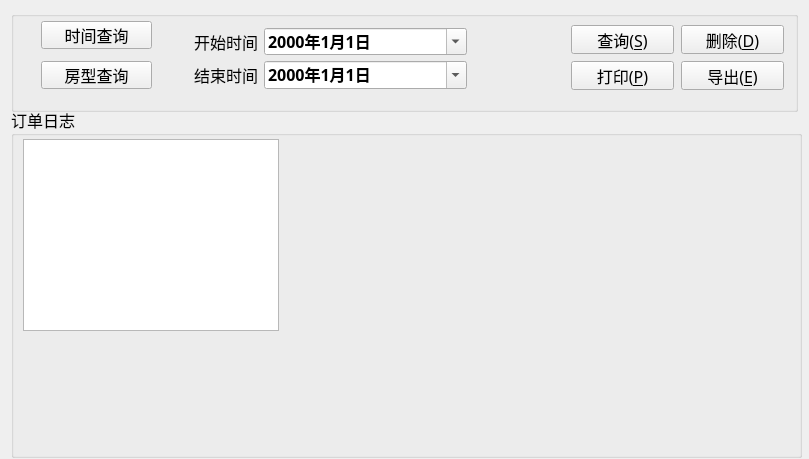
<?xml version="1.0" encoding="UTF-8"?>
<ui version="4.0">
 <class>Orderblog</class>
 <widget class="QWidget" name="Orderblog">
  <property name="geometry">
   <rect>
    <x>0</x>
    <y>0</y>
    <width>809</width>
    <height>459</height>
   </rect>
  </property>
  <property name="windowTitle">
   <string>Form</string>
  </property>
  <widget class="QGroupBox" name="gboxTop">
   <property name="geometry">
    <rect>
     <x>11</x>
     <y>11</y>
     <width>787</width>
     <height>101</height>
    </rect>
   </property>
   <property name="font">
    <font>
     <family>楷体</family>
     <pointsize>12</pointsize>
    </font>
   </property>
   <property name="title">
    <string/>
   </property>
   <widget class="QPushButton" name="btnSelect">
    <property name="geometry">
     <rect>
      <x>560</x>
      <y>14</y>
      <width>103</width>
      <height>29</height>
     </rect>
    </property>
    <property name="cursor">
     <cursorShape>ArrowCursor</cursorShape>
    </property>
    <property name="text">
     <string>查询(&amp;S)</string>
    </property>
    <property name="icon">
     <iconset>
      <normaloff>:/image/select.png</normaloff>:/image/select.png</iconset>
    </property>
    <property name="iconSize">
     <size>
      <width>20</width>
      <height>20</height>
     </size>
    </property>
   </widget>
   <widget class="QPushButton" name="btnDelete">
    <property name="geometry">
     <rect>
      <x>670</x>
      <y>14</y>
      <width>103</width>
      <height>29</height>
     </rect>
    </property>
    <property name="cursor">
     <cursorShape>ArrowCursor</cursorShape>
    </property>
    <property name="text">
     <string>删除(&amp;D)</string>
    </property>
    <property name="icon">
     <iconset>
      <normaloff>:/image/delete.png</normaloff>:/image/delete.png</iconset>
    </property>
    <property name="iconSize">
     <size>
      <width>20</width>
      <height>20</height>
     </size>
    </property>
   </widget>
   <widget class="QPushButton" name="btnPrint">
    <property name="geometry">
     <rect>
      <x>560</x>
      <y>50</y>
      <width>103</width>
      <height>29</height>
     </rect>
    </property>
    <property name="cursor">
     <cursorShape>ArrowCursor</cursorShape>
    </property>
    <property name="text">
     <string>打印(&amp;P)</string>
    </property>
    <property name="icon">
     <iconset>
      <normaloff>:/image/print.png</normaloff>:/image/print.png</iconset>
    </property>
    <property name="iconSize">
     <size>
      <width>20</width>
      <height>20</height>
     </size>
    </property>
   </widget>
   <widget class="QPushButton" name="btnExcel">
    <property name="geometry">
     <rect>
      <x>670</x>
      <y>50</y>
      <width>103</width>
      <height>29</height>
     </rect>
    </property>
    <property name="cursor">
     <cursorShape>ArrowCursor</cursorShape>
    </property>
    <property name="toolTip">
     <string>功能开发中</string>
    </property>
    <property name="text">
     <string>导出(&amp;E)</string>
    </property>
    <property name="icon">
     <iconset>
      <normaloff>:/image/excel.png</normaloff>:/image/excel.png</iconset>
    </property>
    <property name="iconSize">
     <size>
      <width>20</width>
      <height>20</height>
     </size>
    </property>
   </widget>
   <widget class="QStackedWidget" name="stackedWidget">
    <property name="geometry">
     <rect>
      <x>170</x>
      <y>0</y>
      <width>381</width>
      <height>91</height>
     </rect>
    </property>
    <property name="currentIndex">
     <number>1</number>
    </property>
    <widget class="QWidget" name="roompage">
     <layout class="QGridLayout" name="gridLayout_2">
      <item row="0" column="0">
       <widget class="QCheckBox" name="btn_oneroom">
        <property name="text">
         <string>单人房</string>
        </property>
       </widget>
      </item>
      <item row="0" column="1">
       <widget class="QCheckBox" name="btn_tworoom">
        <property name="text">
         <string>双人房</string>
        </property>
       </widget>
      </item>
      <item row="0" column="2">
       <widget class="QCheckBox" name="btn_bigroom">
        <property name="text">
         <string>大床房</string>
        </property>
       </widget>
      </item>
      <item row="1" column="0">
       <widget class="QCheckBox" name="btn_exeroom">
        <property name="text">
         <string>行政房</string>
        </property>
       </widget>
      </item>
      <item row="1" column="1">
       <widget class="QCheckBox" name="btn_delroom">
        <property name="text">
         <string>豪华房</string>
        </property>
       </widget>
      </item>
      <item row="1" column="2">
       <widget class="QComboBox" name="roomBox">
        <property name="editable">
         <bool>true</bool>
        </property>
        <item>
         <property name="text">
          <string>其他房型</string>
         </property>
        </item>
       </widget>
      </item>
     </layout>
    </widget>
    <widget class="QWidget" name="timepage">
     <widget class="QWidget" name="layoutWidget">
      <property name="geometry">
       <rect>
        <x>13</x>
        <y>17</y>
        <width>273</width>
        <height>61</height>
       </rect>
      </property>
      <layout class="QFormLayout" name="formLayout">
       <item row="0" column="0">
        <widget class="QLabel" name="labTimeStart">
         <property name="text">
          <string>开始时间</string>
         </property>
        </widget>
       </item>
       <item row="0" column="1">
        <widget class="QDateEdit" name="dateStart">
         <property name="enabled">
          <bool>true</bool>
         </property>
         <property name="font">
          <font>
           <family>楷体</family>
           <pointsize>12</pointsize>
           <weight>75</weight>
           <italic>false</italic>
           <bold>true</bold>
           <kerning>true</kerning>
          </font>
         </property>
         <property name="focusPolicy">
          <enum>Qt::WheelFocus</enum>
         </property>
         <property name="contextMenuPolicy">
          <enum>Qt::DefaultContextMenu</enum>
         </property>
         <property name="inputMethodHints">
          <set>Qt::ImhPreferNumbers</set>
         </property>
         <property name="frame">
          <bool>true</bool>
         </property>
         <property name="accelerated">
          <bool>false</bool>
         </property>
         <property name="keyboardTracking">
          <bool>true</bool>
         </property>
         <property name="displayFormat">
          <string>yyyy年M月d日</string>
         </property>
         <property name="calendarPopup">
          <bool>true</bool>
         </property>
        </widget>
       </item>
       <item row="1" column="0">
        <widget class="QLabel" name="labTimeEnd">
         <property name="text">
          <string>结束时间</string>
         </property>
        </widget>
       </item>
       <item row="1" column="1">
        <widget class="QDateEdit" name="dateEnd">
         <property name="font">
          <font>
           <family>楷体</family>
           <pointsize>12</pointsize>
           <weight>75</weight>
           <italic>false</italic>
           <bold>true</bold>
           <kerning>true</kerning>
          </font>
         </property>
         <property name="displayFormat">
          <string>yyyy年M月d日</string>
         </property>
         <property name="calendarPopup">
          <bool>true</bool>
         </property>
        </widget>
       </item>
      </layout>
     </widget>
    </widget>
   </widget>
   <widget class="QPushButton" name="btn_time">
    <property name="geometry">
     <rect>
      <x>30</x>
      <y>10</y>
      <width>111</width>
      <height>28</height>
     </rect>
    </property>
    <property name="text">
     <string>时间查询</string>
    </property>
   </widget>
   <widget class="QPushButton" name="btn_room">
    <property name="geometry">
     <rect>
      <x>30</x>
      <y>50</y>
      <width>111</width>
      <height>28</height>
     </rect>
    </property>
    <property name="text">
     <string>房型查询</string>
    </property>
   </widget>
  </widget>
  <widget class="QGroupBox" name="groupBox">
   <property name="geometry">
    <rect>
     <x>11</x>
     <y>107</y>
     <width>791</width>
     <height>351</height>
    </rect>
   </property>
   <property name="font">
    <font>
     <family>楷体</family>
     <pointsize>12</pointsize>
    </font>
   </property>
   <property name="title">
    <string>订单日志</string>
   </property>
   <widget class="QTableView" name="tableView">
    <property name="geometry">
     <rect>
      <x>12</x>
      <y>32</y>
      <width>256</width>
      <height>192</height>
     </rect>
    </property>
   </widget>
  </widget>
 </widget>
 <resources/>
 <connections/>
</ui>
